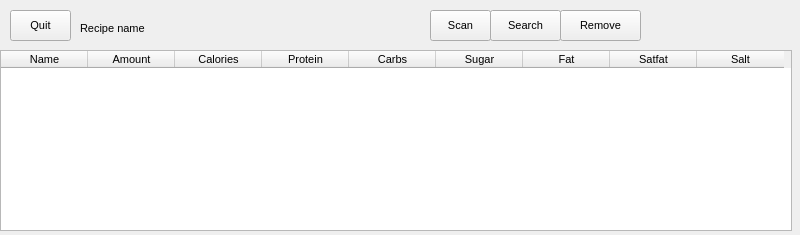
<?xml version="1.0" encoding="UTF-8"?>
<ui version="4.0">
 <class>recipe_form</class>
 <widget class="QMainWindow" name="recipe_form">
  <property name="geometry">
   <rect>
    <x>0</x>
    <y>0</y>
    <width>800</width>
    <height>235</height>
   </rect>
  </property>
  <property name="sizePolicy">
   <sizepolicy hsizetype="Fixed" vsizetype="MinimumExpanding">
    <horstretch>0</horstretch>
    <verstretch>0</verstretch>
   </sizepolicy>
  </property>
  <property name="font">
   <font>
    <pointsize>8</pointsize>
   </font>
  </property>
  <property name="windowTitle">
   <string>Recipe</string>
  </property>
  <widget class="QWidget" name="centralwidget">
   <widget class="QTableWidget" name="table_recipe">
    <property name="geometry">
     <rect>
      <x>0</x>
      <y>50</y>
      <width>792</width>
      <height>181</height>
     </rect>
    </property>
    <attribute name="horizontalHeaderDefaultSectionSize">
     <number>87</number>
    </attribute>
    <column>
     <property name="text">
      <string>Name</string>
     </property>
    </column>
    <column>
     <property name="text">
      <string>Amount</string>
     </property>
    </column>
    <column>
     <property name="text">
      <string>Calories</string>
     </property>
    </column>
    <column>
     <property name="text">
      <string>Protein</string>
     </property>
    </column>
    <column>
     <property name="text">
      <string>Carbs</string>
     </property>
    </column>
    <column>
     <property name="text">
      <string>Sugar</string>
     </property>
    </column>
    <column>
     <property name="text">
      <string>Fat</string>
     </property>
    </column>
    <column>
     <property name="text">
      <string>Satfat</string>
     </property>
    </column>
    <column>
     <property name="text">
      <string>Salt</string>
     </property>
    </column>
   </widget>
   <widget class="QPushButton" name="btn_quit">
    <property name="geometry">
     <rect>
      <x>10</x>
      <y>10</y>
      <width>61</width>
      <height>31</height>
     </rect>
    </property>
    <property name="text">
     <string>Quit</string>
    </property>
   </widget>
   <widget class="QPushButton" name="btn_scan">
    <property name="geometry">
     <rect>
      <x>430</x>
      <y>10</y>
      <width>61</width>
      <height>31</height>
     </rect>
    </property>
    <property name="text">
     <string>Scan</string>
    </property>
   </widget>
   <widget class="QPushButton" name="btn_remove">
    <property name="geometry">
     <rect>
      <x>560</x>
      <y>10</y>
      <width>81</width>
      <height>31</height>
     </rect>
    </property>
    <property name="text">
     <string>Remove</string>
    </property>
   </widget>
   <widget class="QPushButton" name="btn_search">
    <property name="geometry">
     <rect>
      <x>490</x>
      <y>10</y>
      <width>71</width>
      <height>31</height>
     </rect>
    </property>
    <property name="text">
     <string>Search</string>
    </property>
   </widget>
   <widget class="QLabel" name="label_name">
    <property name="geometry">
     <rect>
      <x>80</x>
      <y>10</y>
      <width>341</width>
      <height>37</height>
     </rect>
    </property>
    <property name="text">
     <string>Recipe name</string>
    </property>
   </widget>
  </widget>
 </widget>
 <resources/>
 <connections/>
</ui>
